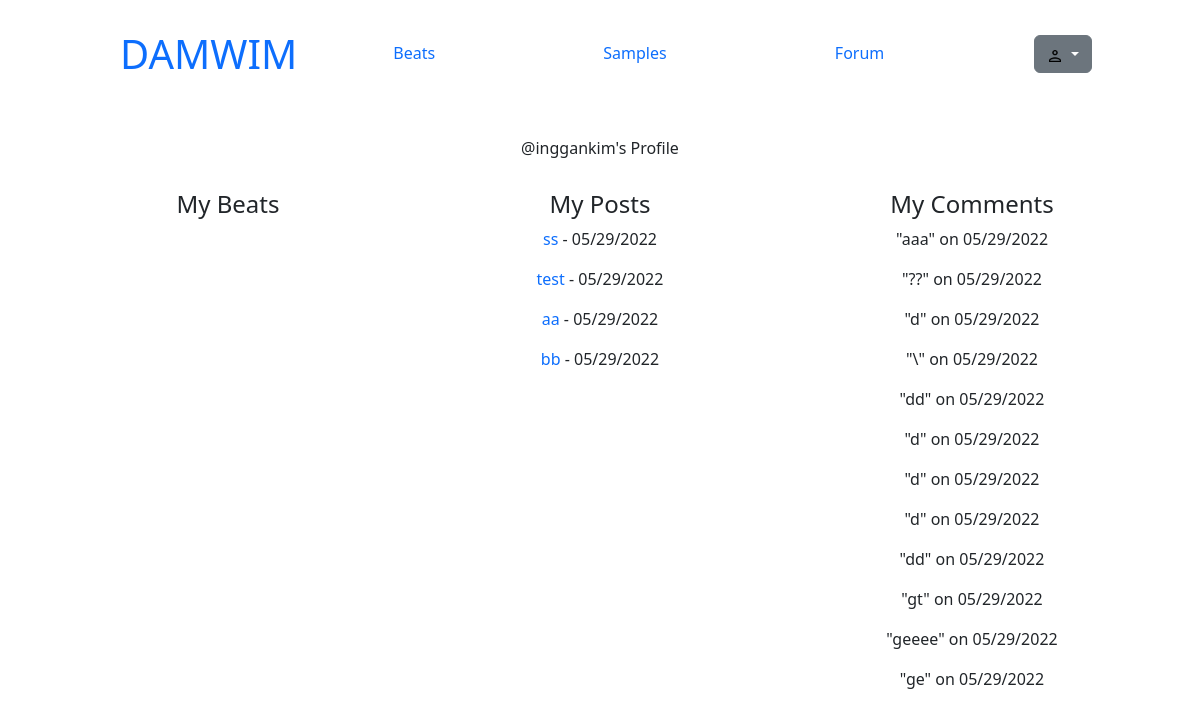
The app's page /ercf/view_user/7/ with its own data.
### ercf/models.py (models this page shows, shortened)
class Post(models.Model):
    title = models.CharField(max_length=100)
    topic = models.ForeignKey(Topic, on_delete=models.SET_NULL, null=True)
    author = models.ForeignKey(User, on_delete=models.CASCADE)
    content = models.TextField(max_length=10000)
    date_posted = models.DateTimeField(auto_now_add=True)
    date_updated = models.DateTimeField(auto_now=True)

class Review(models.Model):
    content = models.TextField(max_length=50)
    author = models.ForeignKey(User, on_delete=models.CASCADE)
    commenter = models.ForeignKey(User, on_delete=models.CASCADE, related_name="com")
    date_posted = models.DateTimeField(auto_now_add=True)
    approved = models.BooleanField(default=True)
    post_id = models.DateTimeField(auto_now_add=False)

### ercf/views.py (the view)
# urls.py: path('view_user/<str:pk>/', views.viewUser, name='view_user'),
def viewUser(request,pk):
    user = User.objects.get(id=pk)
    posts = user.post_set.all()
    reviews = user.review_set.all()
    context = {'user': user, 'posts': posts, 'reviews': reviews, 'posts_count': posts.count(), 'comments_count': reviews.count()}
    return render(request, 'ercf/view_user.html', context)

### ercf/templates/ercf/view_user.html (shortened to what this page needs)
{% extends "ercf/layout.html" %}
{% load static %}
{% block body %}
<div class="container">
    @{{user.username}}'s Profile
    <div class="profile-content">
        <div>
            <h4>My Beats</h4>
        </div>
        <div>
            <h4>My Posts</h4>
            {% if posts_count == 0 %}
                <a href="{% url 'ercf:posts' %}">Write some posts?</a>
            {% else %}
                {% for post in posts %}
                <p><a href="{% url "ercf:post" post.id %}">{{ post.title }}</a> - {{ post.date_posted|date:'m/d/20y'}}</p>
                {% endfor %}
            {% endif %}
        </div>
        <div>
            <h4>My Comments</h4>
            {% for comment in reviews %}
               <p>"{{ comment.content }}" on <a href="{% url 'ercf:post' comment.post_id %}">{{ comment.post_title }}</a> {{ comment.date_posted|date:'m/d/20y'}}</p>
            {% endfor %}
        </div>
    </div>
</div>
{% endblock %}

### ercf/templates/ercf/navbar.html (style rules this page uses)
a { text-decoration: none; }

### ercf/templates/ercf/view_user.html (style rules this page uses)
.container { margin-top: -70px; text-align: center; }
.profile-content { margin-top: 30px; display:grid; grid-template-columns: 1fr 1fr 1fr; }

### records on screen
Post: title "ss", date_posted "05/29/2022"
Post: title "test", date_posted "05/29/2022"
Post: title "aa", date_posted "05/29/2022"
Post: title "bb", date_posted "05/29/2022"
Review: content "aaa", date_posted "05/29/2022"
Review: content "??", date_posted "05/29/2022"
Review: content "d", date_posted "05/29/2022"
Review: content "\\", date_posted "05/29/2022"
Review: content "dd", date_posted "05/29/2022"
Review: content "d", date_posted "05/29/2022"
Review: content "d", date_posted "05/29/2022"
Review: content "d", date_posted "05/29/2022"
Review: content "dd", date_posted "05/29/2022"
Review: content "gt", date_posted "05/29/2022"
Review: content "geeee", date_posted "05/29/2022"
Review: content "ge", date_posted "05/29/2022"

### other values on screen
{{ user.username }} "inggankim"
